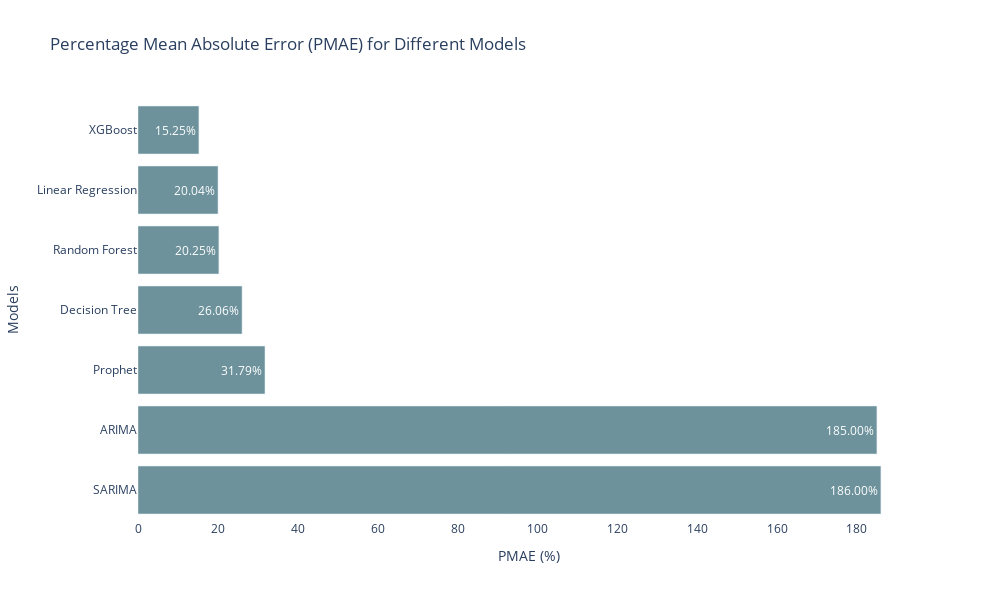

The notebook cell saved with this chart:
### Markdown cell above
### Model Performance Comparison for all the models predicting 'y_AQI' - Percentage Mean Absolute Error (PMAE)

### Code cell
# Model names and corresponding PMAE values
models = ['Prophet', 'XGBoost', 'Random Forest', 'ARIMA', 'SARIMA', 'Linear Regression', 'Decision Tree']
pmae_values = [31.79, 15.25, 20.25, 185, 186, 20.04, 26.06]

# Sort models and PMAE values in descending order
sorted_indices = sorted(range(len(pmae_values)), key=lambda k: pmae_values[k], reverse=True)
models_sorted = [models[i] for i in sorted_indices]
pmae_values_sorted = [pmae_values[i] for i in sorted_indices]

# Choose a color for all bars
single_color = '#6d929b'  # Teal

# Create a horizontal bar chart with a single color for all bars
fig = go.Figure()

for model, pmae in zip(models_sorted, pmae_values_sorted):
    fig.add_trace(go.Bar(
        y=[model], x=[pmae], orientation='h', 
        text=[f'{pmae:.2f}%'], 
        textposition='inside',  # Place text inside the bars
        textfont=dict(color='white'),  # Set text color to white
        marker=dict(color=single_color), 
        showlegend=False
    ))

# Update layout to remove grid lines on the x-axis
fig.update_layout(
    title='Percentage Mean Absolute Error (PMAE) for Different Models',
    yaxis_title='Models',
    xaxis_title='PMAE (%)',
    showlegend=False,
    width=1000,
    height=600,
    xaxis=dict(showgrid=False),  # Remove grid lines on the x-axis
    yaxis=dict(showgrid=False),  # Remove grid lines on the y-axis
    plot_bgcolor='rgba(0,0,0,0)'  # Set plot background color to transparent
)

# Show the plot
fig.show()

### Figure 1 — Plotly figure (JSON) as saved in the notebook; plotly's stock layout.template omitted (floating-point values rounded to 4 significant figures)
{"data": [{"marker": {"color": "#6d929b"}, "orientation": "h", "showlegend": false, "text": ["186.00%"], "textfont": {"color": "white"}, "textposition": "inside", "type": "bar", "x": [186], "y": ["SARIMA"]}, {"marker": {"color": "#6d929b"}, "orientation": "h", "showlegend": false, "text": ["185.00%"], "textfont": {"color": "white"}, "textposition": "inside", "type": "bar", "x": [185], "y": ["ARIMA"]}, {"marker": {"color": "#6d929b"}, "orientation": "h", "showlegend": false, "text": ["31.79%"], "textfont": {"color": "white"}, "textposition": "inside", "type": "bar", "x": [31.79], "y": ["Prophet"]}, {"marker": {"color": "#6d929b"}, "orientation": "h", "showlegend": false, "text": ["26.06%"], "textfont": {"color": "white"}, "textposition": "inside", "type": "bar", "x": [26.06], "y": ["Decision Tree"]}, {"marker": {"color": "#6d929b"}, "orientation": "h", "showlegend": false, "text": ["20.25%"], "textfont": {"color": "white"}, "textposition": "inside", "type": "bar", "x": [20.25], "y": ["Random Forest"]}, {"marker": {"color": "#6d929b"}, "orientation": "h", "showlegend": false, "text": ["20.04%"], "textfont": {"color": "white"}, "textposition": "inside", "type": "bar", "x": [20.04], "y": ["Linear Regression"]}, {"marker": {"color": "#6d929b"}, "orientation": "h", "showlegend": false, "text": ["15.25%"], "textfont": {"color": "white"}, "textposition": "inside", "type": "bar", "x": [15.25], "y": ["XGBoost"]}], "layout": {"height": 600, "plot_bgcolor": "rgba(0,0,0,0)", "showlegend": false, "title": {"text": "Percentage Mean Absolute Error (PMAE) for Different Models"}, "width": 1000, "xaxis": {"showgrid": false, "title": {"text": "PMAE (%)"}}, "yaxis": {"showgrid": false, "title": {"text": "Models"}}}}
